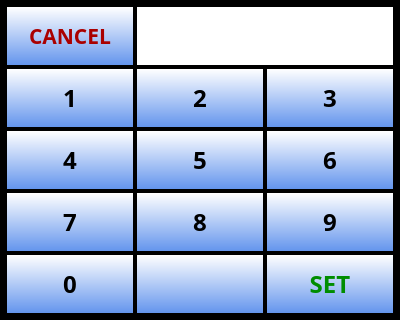
<?xml version="1.0" encoding="UTF-8"?>
<ui version="4.0">
 <class>Keypad</class>
 <widget class="QDialog" name="Keypad">
  <property name="geometry">
   <rect>
    <x>0</x>
    <y>0</y>
    <width>400</width>
    <height>320</height>
   </rect>
  </property>
  <property name="sizePolicy">
   <sizepolicy hsizetype="Fixed" vsizetype="Fixed">
    <horstretch>0</horstretch>
    <verstretch>0</verstretch>
   </sizepolicy>
  </property>
  <property name="minimumSize">
   <size>
    <width>400</width>
    <height>320</height>
   </size>
  </property>
  <property name="maximumSize">
   <size>
    <width>400</width>
    <height>320</height>
   </size>
  </property>
  <property name="palette">
   <palette>
    <active>
     <colorrole role="Base">
      <brush brushstyle="SolidPattern">
       <color alpha="255">
        <red>255</red>
        <green>255</green>
        <blue>255</blue>
       </color>
      </brush>
     </colorrole>
     <colorrole role="Window">
      <brush brushstyle="SolidPattern">
       <color alpha="255">
        <red>0</red>
        <green>0</green>
        <blue>0</blue>
       </color>
      </brush>
     </colorrole>
    </active>
    <inactive>
     <colorrole role="Base">
      <brush brushstyle="SolidPattern">
       <color alpha="255">
        <red>255</red>
        <green>255</green>
        <blue>255</blue>
       </color>
      </brush>
     </colorrole>
     <colorrole role="Window">
      <brush brushstyle="SolidPattern">
       <color alpha="255">
        <red>0</red>
        <green>0</green>
        <blue>0</blue>
       </color>
      </brush>
     </colorrole>
    </inactive>
    <disabled>
     <colorrole role="Base">
      <brush brushstyle="SolidPattern">
       <color alpha="255">
        <red>0</red>
        <green>0</green>
        <blue>0</blue>
       </color>
      </brush>
     </colorrole>
     <colorrole role="Window">
      <brush brushstyle="SolidPattern">
       <color alpha="255">
        <red>0</red>
        <green>0</green>
        <blue>0</blue>
       </color>
      </brush>
     </colorrole>
    </disabled>
   </palette>
  </property>
  <property name="font">
   <font>
    <family>Piboto</family>
    <pointsize>18</pointsize>
    <weight>75</weight>
    <bold>true</bold>
   </font>
  </property>
  <property name="windowTitle">
   <string>Form</string>
  </property>
  <property name="styleSheet">
   <string notr="true">QPushButton { border: none; background-color: qlineargradient( x1:0, y1:0, x2:0, y2:1, stop: 0 white, stop:1 CornflowerBlue ); margin: 2px; }
QPushButton::pressed { border: none; background-color: qlineargradient( x1:0, y1:0, x2:0, y2:1, stop: 0 white, stop:1 gray ); margin: 2px; }</string>
  </property>
  <layout class="QGridLayout" name="gridLayout">
   <property name="leftMargin">
    <number>5</number>
   </property>
   <property name="topMargin">
    <number>5</number>
   </property>
   <property name="rightMargin">
    <number>5</number>
   </property>
   <property name="bottomMargin">
    <number>5</number>
   </property>
   <property name="spacing">
    <number>0</number>
   </property>
   <item row="5" column="1">
    <widget class="QPushButton" name="m_pBack">
     <property name="sizePolicy">
      <sizepolicy hsizetype="MinimumExpanding" vsizetype="MinimumExpanding">
       <horstretch>0</horstretch>
       <verstretch>0</verstretch>
      </sizepolicy>
     </property>
     <property name="font">
      <font>
       <family>Piboto</family>
       <pointsize>18</pointsize>
       <weight>75</weight>
       <bold>true</bold>
      </font>
     </property>
     <property name="icon">
      <iconset resource="../AHRSResources.qrc">
       <normaloff>:/icons/resources/Backspace.png</normaloff>:/icons/resources/Backspace.png</iconset>
     </property>
     <property name="iconSize">
      <size>
       <width>32</width>
       <height>32</height>
      </size>
     </property>
    </widget>
   </item>
   <item row="4" column="0">
    <widget class="QPushButton" name="m_p7">
     <property name="sizePolicy">
      <sizepolicy hsizetype="MinimumExpanding" vsizetype="MinimumExpanding">
       <horstretch>0</horstretch>
       <verstretch>0</verstretch>
      </sizepolicy>
     </property>
     <property name="font">
      <font>
       <family>Piboto</family>
       <pointsize>18</pointsize>
       <weight>75</weight>
       <bold>true</bold>
      </font>
     </property>
     <property name="text">
      <string>7</string>
     </property>
     <property name="iconSize">
      <size>
       <width>32</width>
       <height>32</height>
      </size>
     </property>
    </widget>
   </item>
   <item row="3" column="2">
    <widget class="QPushButton" name="m_p6">
     <property name="sizePolicy">
      <sizepolicy hsizetype="MinimumExpanding" vsizetype="MinimumExpanding">
       <horstretch>0</horstretch>
       <verstretch>0</verstretch>
      </sizepolicy>
     </property>
     <property name="font">
      <font>
       <family>Piboto</family>
       <pointsize>18</pointsize>
       <weight>75</weight>
       <bold>true</bold>
      </font>
     </property>
     <property name="text">
      <string>6</string>
     </property>
     <property name="iconSize">
      <size>
       <width>32</width>
       <height>32</height>
      </size>
     </property>
    </widget>
   </item>
   <item row="4" column="1">
    <widget class="QPushButton" name="m_p8">
     <property name="sizePolicy">
      <sizepolicy hsizetype="MinimumExpanding" vsizetype="MinimumExpanding">
       <horstretch>0</horstretch>
       <verstretch>0</verstretch>
      </sizepolicy>
     </property>
     <property name="font">
      <font>
       <family>Piboto</family>
       <pointsize>18</pointsize>
       <weight>75</weight>
       <bold>true</bold>
      </font>
     </property>
     <property name="text">
      <string>8</string>
     </property>
     <property name="iconSize">
      <size>
       <width>32</width>
       <height>32</height>
      </size>
     </property>
    </widget>
   </item>
   <item row="5" column="0">
    <widget class="QPushButton" name="m_p0">
     <property name="sizePolicy">
      <sizepolicy hsizetype="MinimumExpanding" vsizetype="MinimumExpanding">
       <horstretch>0</horstretch>
       <verstretch>0</verstretch>
      </sizepolicy>
     </property>
     <property name="font">
      <font>
       <family>Piboto</family>
       <pointsize>18</pointsize>
       <weight>75</weight>
       <bold>true</bold>
      </font>
     </property>
     <property name="text">
      <string>0</string>
     </property>
     <property name="iconSize">
      <size>
       <width>32</width>
       <height>32</height>
      </size>
     </property>
    </widget>
   </item>
   <item row="2" column="0">
    <widget class="QPushButton" name="m_p1">
     <property name="sizePolicy">
      <sizepolicy hsizetype="MinimumExpanding" vsizetype="MinimumExpanding">
       <horstretch>0</horstretch>
       <verstretch>0</verstretch>
      </sizepolicy>
     </property>
     <property name="font">
      <font>
       <family>Piboto</family>
       <pointsize>18</pointsize>
       <weight>75</weight>
       <bold>true</bold>
      </font>
     </property>
     <property name="autoFillBackground">
      <bool>false</bool>
     </property>
     <property name="text">
      <string>1</string>
     </property>
     <property name="iconSize">
      <size>
       <width>32</width>
       <height>32</height>
      </size>
     </property>
     <property name="flat">
      <bool>false</bool>
     </property>
    </widget>
   </item>
   <item row="4" column="2">
    <widget class="QPushButton" name="m_p9">
     <property name="sizePolicy">
      <sizepolicy hsizetype="MinimumExpanding" vsizetype="MinimumExpanding">
       <horstretch>0</horstretch>
       <verstretch>0</verstretch>
      </sizepolicy>
     </property>
     <property name="font">
      <font>
       <family>Piboto</family>
       <pointsize>18</pointsize>
       <weight>75</weight>
       <bold>true</bold>
      </font>
     </property>
     <property name="autoFillBackground">
      <bool>false</bool>
     </property>
     <property name="text">
      <string>9</string>
     </property>
     <property name="iconSize">
      <size>
       <width>32</width>
       <height>32</height>
      </size>
     </property>
     <property name="flat">
      <bool>false</bool>
     </property>
    </widget>
   </item>
   <item row="2" column="2">
    <widget class="QPushButton" name="m_p3">
     <property name="sizePolicy">
      <sizepolicy hsizetype="MinimumExpanding" vsizetype="MinimumExpanding">
       <horstretch>0</horstretch>
       <verstretch>0</verstretch>
      </sizepolicy>
     </property>
     <property name="font">
      <font>
       <family>Piboto</family>
       <pointsize>18</pointsize>
       <weight>75</weight>
       <bold>true</bold>
      </font>
     </property>
     <property name="text">
      <string>3</string>
     </property>
     <property name="iconSize">
      <size>
       <width>32</width>
       <height>32</height>
      </size>
     </property>
    </widget>
   </item>
   <item row="3" column="0">
    <widget class="QPushButton" name="m_p4">
     <property name="sizePolicy">
      <sizepolicy hsizetype="MinimumExpanding" vsizetype="MinimumExpanding">
       <horstretch>0</horstretch>
       <verstretch>0</verstretch>
      </sizepolicy>
     </property>
     <property name="font">
      <font>
       <family>Piboto</family>
       <pointsize>18</pointsize>
       <weight>75</weight>
       <bold>true</bold>
      </font>
     </property>
     <property name="autoFillBackground">
      <bool>false</bool>
     </property>
     <property name="text">
      <string>4</string>
     </property>
     <property name="iconSize">
      <size>
       <width>32</width>
       <height>32</height>
      </size>
     </property>
     <property name="flat">
      <bool>false</bool>
     </property>
    </widget>
   </item>
   <item row="3" column="1">
    <widget class="QPushButton" name="m_p5">
     <property name="sizePolicy">
      <sizepolicy hsizetype="MinimumExpanding" vsizetype="MinimumExpanding">
       <horstretch>0</horstretch>
       <verstretch>0</verstretch>
      </sizepolicy>
     </property>
     <property name="font">
      <font>
       <family>Piboto</family>
       <pointsize>18</pointsize>
       <weight>75</weight>
       <bold>true</bold>
      </font>
     </property>
     <property name="text">
      <string>5</string>
     </property>
     <property name="iconSize">
      <size>
       <width>32</width>
       <height>32</height>
      </size>
     </property>
    </widget>
   </item>
   <item row="5" column="2">
    <widget class="QPushButton" name="m_pSet">
     <property name="sizePolicy">
      <sizepolicy hsizetype="MinimumExpanding" vsizetype="MinimumExpanding">
       <horstretch>0</horstretch>
       <verstretch>0</verstretch>
      </sizepolicy>
     </property>
     <property name="palette">
      <palette>
       <active>
        <colorrole role="Button">
         <brush brushstyle="LinearGradientPattern">
          <gradient startx="0.000000000000000" starty="0.000000000000000" endx="0.000000000000000" endy="1.000000000000000" type="LinearGradient" spread="PadSpread" coordinatemode="ObjectBoundingMode">
           <gradientstop position="0.000000000000000">
            <color alpha="255">
             <red>255</red>
             <green>255</green>
             <blue>255</blue>
            </color>
           </gradientstop>
           <gradientstop position="1.000000000000000">
            <color alpha="255">
             <red>100</red>
             <green>149</green>
             <blue>237</blue>
            </color>
           </gradientstop>
          </gradient>
         </brush>
        </colorrole>
        <colorrole role="ButtonText">
         <brush brushstyle="SolidPattern">
          <color alpha="255">
           <red>0</red>
           <green>141</green>
           <blue>0</blue>
          </color>
         </brush>
        </colorrole>
        <colorrole role="Base">
         <brush brushstyle="LinearGradientPattern">
          <gradient startx="0.000000000000000" starty="0.000000000000000" endx="0.000000000000000" endy="1.000000000000000" type="LinearGradient" spread="PadSpread" coordinatemode="ObjectBoundingMode">
           <gradientstop position="0.000000000000000">
            <color alpha="255">
             <red>255</red>
             <green>255</green>
             <blue>255</blue>
            </color>
           </gradientstop>
           <gradientstop position="1.000000000000000">
            <color alpha="255">
             <red>100</red>
             <green>149</green>
             <blue>237</blue>
            </color>
           </gradientstop>
          </gradient>
         </brush>
        </colorrole>
        <colorrole role="Window">
         <brush brushstyle="LinearGradientPattern">
          <gradient startx="0.000000000000000" starty="0.000000000000000" endx="0.000000000000000" endy="1.000000000000000" type="LinearGradient" spread="PadSpread" coordinatemode="ObjectBoundingMode">
           <gradientstop position="0.000000000000000">
            <color alpha="255">
             <red>255</red>
             <green>255</green>
             <blue>255</blue>
            </color>
           </gradientstop>
           <gradientstop position="1.000000000000000">
            <color alpha="255">
             <red>100</red>
             <green>149</green>
             <blue>237</blue>
            </color>
           </gradientstop>
          </gradient>
         </brush>
        </colorrole>
       </active>
       <inactive>
        <colorrole role="Button">
         <brush brushstyle="LinearGradientPattern">
          <gradient startx="0.000000000000000" starty="0.000000000000000" endx="0.000000000000000" endy="1.000000000000000" type="LinearGradient" spread="PadSpread" coordinatemode="ObjectBoundingMode">
           <gradientstop position="0.000000000000000">
            <color alpha="255">
             <red>255</red>
             <green>255</green>
             <blue>255</blue>
            </color>
           </gradientstop>
           <gradientstop position="1.000000000000000">
            <color alpha="255">
             <red>100</red>
             <green>149</green>
             <blue>237</blue>
            </color>
           </gradientstop>
          </gradient>
         </brush>
        </colorrole>
        <colorrole role="ButtonText">
         <brush brushstyle="SolidPattern">
          <color alpha="255">
           <red>0</red>
           <green>141</green>
           <blue>0</blue>
          </color>
         </brush>
        </colorrole>
        <colorrole role="Base">
         <brush brushstyle="LinearGradientPattern">
          <gradient startx="0.000000000000000" starty="0.000000000000000" endx="0.000000000000000" endy="1.000000000000000" type="LinearGradient" spread="PadSpread" coordinatemode="ObjectBoundingMode">
           <gradientstop position="0.000000000000000">
            <color alpha="255">
             <red>255</red>
             <green>255</green>
             <blue>255</blue>
            </color>
           </gradientstop>
           <gradientstop position="1.000000000000000">
            <color alpha="255">
             <red>100</red>
             <green>149</green>
             <blue>237</blue>
            </color>
           </gradientstop>
          </gradient>
         </brush>
        </colorrole>
        <colorrole role="Window">
         <brush brushstyle="LinearGradientPattern">
          <gradient startx="0.000000000000000" starty="0.000000000000000" endx="0.000000000000000" endy="1.000000000000000" type="LinearGradient" spread="PadSpread" coordinatemode="ObjectBoundingMode">
           <gradientstop position="0.000000000000000">
            <color alpha="255">
             <red>255</red>
             <green>255</green>
             <blue>255</blue>
            </color>
           </gradientstop>
           <gradientstop position="1.000000000000000">
            <color alpha="255">
             <red>100</red>
             <green>149</green>
             <blue>237</blue>
            </color>
           </gradientstop>
          </gradient>
         </brush>
        </colorrole>
       </inactive>
       <disabled>
        <colorrole role="Button">
         <brush brushstyle="LinearGradientPattern">
          <gradient startx="0.000000000000000" starty="0.000000000000000" endx="0.000000000000000" endy="1.000000000000000" type="LinearGradient" spread="PadSpread" coordinatemode="ObjectBoundingMode">
           <gradientstop position="0.000000000000000">
            <color alpha="255">
             <red>255</red>
             <green>255</green>
             <blue>255</blue>
            </color>
           </gradientstop>
           <gradientstop position="1.000000000000000">
            <color alpha="255">
             <red>100</red>
             <green>149</green>
             <blue>237</blue>
            </color>
           </gradientstop>
          </gradient>
         </brush>
        </colorrole>
        <colorrole role="ButtonText">
         <brush brushstyle="SolidPattern">
          <color alpha="255">
           <red>120</red>
           <green>120</green>
           <blue>120</blue>
          </color>
         </brush>
        </colorrole>
        <colorrole role="Base">
         <brush brushstyle="LinearGradientPattern">
          <gradient startx="0.000000000000000" starty="0.000000000000000" endx="0.000000000000000" endy="1.000000000000000" type="LinearGradient" spread="PadSpread" coordinatemode="ObjectBoundingMode">
           <gradientstop position="0.000000000000000">
            <color alpha="255">
             <red>255</red>
             <green>255</green>
             <blue>255</blue>
            </color>
           </gradientstop>
           <gradientstop position="1.000000000000000">
            <color alpha="255">
             <red>100</red>
             <green>149</green>
             <blue>237</blue>
            </color>
           </gradientstop>
          </gradient>
         </brush>
        </colorrole>
        <colorrole role="Window">
         <brush brushstyle="LinearGradientPattern">
          <gradient startx="0.000000000000000" starty="0.000000000000000" endx="0.000000000000000" endy="1.000000000000000" type="LinearGradient" spread="PadSpread" coordinatemode="ObjectBoundingMode">
           <gradientstop position="0.000000000000000">
            <color alpha="255">
             <red>255</red>
             <green>255</green>
             <blue>255</blue>
            </color>
           </gradientstop>
           <gradientstop position="1.000000000000000">
            <color alpha="255">
             <red>100</red>
             <green>149</green>
             <blue>237</blue>
            </color>
           </gradientstop>
          </gradient>
         </brush>
        </colorrole>
       </disabled>
      </palette>
     </property>
     <property name="font">
      <font>
       <family>Piboto</family>
       <pointsize>18</pointsize>
       <weight>75</weight>
       <bold>true</bold>
      </font>
     </property>
     <property name="text">
      <string>SET</string>
     </property>
     <property name="iconSize">
      <size>
       <width>32</width>
       <height>32</height>
      </size>
     </property>
    </widget>
   </item>
   <item row="2" column="1">
    <widget class="QPushButton" name="m_p2">
     <property name="sizePolicy">
      <sizepolicy hsizetype="MinimumExpanding" vsizetype="MinimumExpanding">
       <horstretch>0</horstretch>
       <verstretch>0</verstretch>
      </sizepolicy>
     </property>
     <property name="font">
      <font>
       <family>Piboto</family>
       <pointsize>18</pointsize>
       <weight>75</weight>
       <bold>true</bold>
      </font>
     </property>
     <property name="text">
      <string>2</string>
     </property>
     <property name="iconSize">
      <size>
       <width>32</width>
       <height>32</height>
      </size>
     </property>
    </widget>
   </item>
   <item row="1" column="0">
    <widget class="QPushButton" name="m_pClear">
     <property name="sizePolicy">
      <sizepolicy hsizetype="MinimumExpanding" vsizetype="MinimumExpanding">
       <horstretch>0</horstretch>
       <verstretch>0</verstretch>
      </sizepolicy>
     </property>
     <property name="palette">
      <palette>
       <active>
        <colorrole role="Button">
         <brush brushstyle="LinearGradientPattern">
          <gradient startx="0.000000000000000" starty="0.000000000000000" endx="0.000000000000000" endy="1.000000000000000" type="LinearGradient" spread="PadSpread" coordinatemode="ObjectBoundingMode">
           <gradientstop position="0.000000000000000">
            <color alpha="255">
             <red>255</red>
             <green>255</green>
             <blue>255</blue>
            </color>
           </gradientstop>
           <gradientstop position="1.000000000000000">
            <color alpha="255">
             <red>100</red>
             <green>149</green>
             <blue>237</blue>
            </color>
           </gradientstop>
          </gradient>
         </brush>
        </colorrole>
        <colorrole role="ButtonText">
         <brush brushstyle="SolidPattern">
          <color alpha="255">
           <red>170</red>
           <green>0</green>
           <blue>0</blue>
          </color>
         </brush>
        </colorrole>
        <colorrole role="Base">
         <brush brushstyle="LinearGradientPattern">
          <gradient startx="0.000000000000000" starty="0.000000000000000" endx="0.000000000000000" endy="1.000000000000000" type="LinearGradient" spread="PadSpread" coordinatemode="ObjectBoundingMode">
           <gradientstop position="0.000000000000000">
            <color alpha="255">
             <red>255</red>
             <green>255</green>
             <blue>255</blue>
            </color>
           </gradientstop>
           <gradientstop position="1.000000000000000">
            <color alpha="255">
             <red>100</red>
             <green>149</green>
             <blue>237</blue>
            </color>
           </gradientstop>
          </gradient>
         </brush>
        </colorrole>
        <colorrole role="Window">
         <brush brushstyle="LinearGradientPattern">
          <gradient startx="0.000000000000000" starty="0.000000000000000" endx="0.000000000000000" endy="1.000000000000000" type="LinearGradient" spread="PadSpread" coordinatemode="ObjectBoundingMode">
           <gradientstop position="0.000000000000000">
            <color alpha="255">
             <red>255</red>
             <green>255</green>
             <blue>255</blue>
            </color>
           </gradientstop>
           <gradientstop position="1.000000000000000">
            <color alpha="255">
             <red>100</red>
             <green>149</green>
             <blue>237</blue>
            </color>
           </gradientstop>
          </gradient>
         </brush>
        </colorrole>
       </active>
       <inactive>
        <colorrole role="Button">
         <brush brushstyle="LinearGradientPattern">
          <gradient startx="0.000000000000000" starty="0.000000000000000" endx="0.000000000000000" endy="1.000000000000000" type="LinearGradient" spread="PadSpread" coordinatemode="ObjectBoundingMode">
           <gradientstop position="0.000000000000000">
            <color alpha="255">
             <red>255</red>
             <green>255</green>
             <blue>255</blue>
            </color>
           </gradientstop>
           <gradientstop position="1.000000000000000">
            <color alpha="255">
             <red>100</red>
             <green>149</green>
             <blue>237</blue>
            </color>
           </gradientstop>
          </gradient>
         </brush>
        </colorrole>
        <colorrole role="ButtonText">
         <brush brushstyle="SolidPattern">
          <color alpha="255">
           <red>170</red>
           <green>0</green>
           <blue>0</blue>
          </color>
         </brush>
        </colorrole>
        <colorrole role="Base">
         <brush brushstyle="LinearGradientPattern">
          <gradient startx="0.000000000000000" starty="0.000000000000000" endx="0.000000000000000" endy="1.000000000000000" type="LinearGradient" spread="PadSpread" coordinatemode="ObjectBoundingMode">
           <gradientstop position="0.000000000000000">
            <color alpha="255">
             <red>255</red>
             <green>255</green>
             <blue>255</blue>
            </color>
           </gradientstop>
           <gradientstop position="1.000000000000000">
            <color alpha="255">
             <red>100</red>
             <green>149</green>
             <blue>237</blue>
            </color>
           </gradientstop>
          </gradient>
         </brush>
        </colorrole>
        <colorrole role="Window">
         <brush brushstyle="LinearGradientPattern">
          <gradient startx="0.000000000000000" starty="0.000000000000000" endx="0.000000000000000" endy="1.000000000000000" type="LinearGradient" spread="PadSpread" coordinatemode="ObjectBoundingMode">
           <gradientstop position="0.000000000000000">
            <color alpha="255">
             <red>255</red>
             <green>255</green>
             <blue>255</blue>
            </color>
           </gradientstop>
           <gradientstop position="1.000000000000000">
            <color alpha="255">
             <red>100</red>
             <green>149</green>
             <blue>237</blue>
            </color>
           </gradientstop>
          </gradient>
         </brush>
        </colorrole>
       </inactive>
       <disabled>
        <colorrole role="Button">
         <brush brushstyle="LinearGradientPattern">
          <gradient startx="0.000000000000000" starty="0.000000000000000" endx="0.000000000000000" endy="1.000000000000000" type="LinearGradient" spread="PadSpread" coordinatemode="ObjectBoundingMode">
           <gradientstop position="0.000000000000000">
            <color alpha="255">
             <red>255</red>
             <green>255</green>
             <blue>255</blue>
            </color>
           </gradientstop>
           <gradientstop position="1.000000000000000">
            <color alpha="255">
             <red>100</red>
             <green>149</green>
             <blue>237</blue>
            </color>
           </gradientstop>
          </gradient>
         </brush>
        </colorrole>
        <colorrole role="ButtonText">
         <brush brushstyle="SolidPattern">
          <color alpha="255">
           <red>120</red>
           <green>120</green>
           <blue>120</blue>
          </color>
         </brush>
        </colorrole>
        <colorrole role="Base">
         <brush brushstyle="LinearGradientPattern">
          <gradient startx="0.000000000000000" starty="0.000000000000000" endx="0.000000000000000" endy="1.000000000000000" type="LinearGradient" spread="PadSpread" coordinatemode="ObjectBoundingMode">
           <gradientstop position="0.000000000000000">
            <color alpha="255">
             <red>255</red>
             <green>255</green>
             <blue>255</blue>
            </color>
           </gradientstop>
           <gradientstop position="1.000000000000000">
            <color alpha="255">
             <red>100</red>
             <green>149</green>
             <blue>237</blue>
            </color>
           </gradientstop>
          </gradient>
         </brush>
        </colorrole>
        <colorrole role="Window">
         <brush brushstyle="LinearGradientPattern">
          <gradient startx="0.000000000000000" starty="0.000000000000000" endx="0.000000000000000" endy="1.000000000000000" type="LinearGradient" spread="PadSpread" coordinatemode="ObjectBoundingMode">
           <gradientstop position="0.000000000000000">
            <color alpha="255">
             <red>255</red>
             <green>255</green>
             <blue>255</blue>
            </color>
           </gradientstop>
           <gradientstop position="1.000000000000000">
            <color alpha="255">
             <red>100</red>
             <green>149</green>
             <blue>237</blue>
            </color>
           </gradientstop>
          </gradient>
         </brush>
        </colorrole>
       </disabled>
      </palette>
     </property>
     <property name="font">
      <font>
       <family>Piboto</family>
       <pointsize>16</pointsize>
       <weight>75</weight>
       <bold>true</bold>
      </font>
     </property>
     <property name="autoFillBackground">
      <bool>false</bool>
     </property>
     <property name="text">
      <string>CANCEL</string>
     </property>
     <property name="iconSize">
      <size>
       <width>32</width>
       <height>32</height>
      </size>
     </property>
     <property name="flat">
      <bool>false</bool>
     </property>
    </widget>
   </item>
   <item row="1" column="1" colspan="2">
    <widget class="QLabel" name="m_pValueLabel">
     <property name="sizePolicy">
      <sizepolicy hsizetype="MinimumExpanding" vsizetype="MinimumExpanding">
       <horstretch>0</horstretch>
       <verstretch>0</verstretch>
      </sizepolicy>
     </property>
     <property name="palette">
      <palette>
       <active>
        <colorrole role="Base">
         <brush brushstyle="SolidPattern">
          <color alpha="255">
           <red>255</red>
           <green>255</green>
           <blue>255</blue>
          </color>
         </brush>
        </colorrole>
        <colorrole role="Window">
         <brush brushstyle="SolidPattern">
          <color alpha="255">
           <red>255</red>
           <green>255</green>
           <blue>255</blue>
          </color>
         </brush>
        </colorrole>
       </active>
       <inactive>
        <colorrole role="Base">
         <brush brushstyle="SolidPattern">
          <color alpha="255">
           <red>255</red>
           <green>255</green>
           <blue>255</blue>
          </color>
         </brush>
        </colorrole>
        <colorrole role="Window">
         <brush brushstyle="SolidPattern">
          <color alpha="255">
           <red>255</red>
           <green>255</green>
           <blue>255</blue>
          </color>
         </brush>
        </colorrole>
       </inactive>
       <disabled>
        <colorrole role="Base">
         <brush brushstyle="SolidPattern">
          <color alpha="255">
           <red>255</red>
           <green>255</green>
           <blue>255</blue>
          </color>
         </brush>
        </colorrole>
        <colorrole role="Window">
         <brush brushstyle="SolidPattern">
          <color alpha="255">
           <red>255</red>
           <green>255</green>
           <blue>255</blue>
          </color>
         </brush>
        </colorrole>
       </disabled>
      </palette>
     </property>
     <property name="font">
      <font>
       <family>Piboto</family>
       <pointsize>18</pointsize>
       <weight>75</weight>
       <bold>true</bold>
      </font>
     </property>
     <property name="autoFillBackground">
      <bool>true</bool>
     </property>
     <property name="frameShape">
      <enum>QFrame::Box</enum>
     </property>
     <property name="lineWidth">
      <number>2</number>
     </property>
     <property name="alignment">
      <set>Qt::AlignCenter</set>
     </property>
    </widget>
   </item>
  </layout>
 </widget>
 <resources>
  <include location="../AHRSResources.qrc"/>
 </resources>
 <connections>
  <connection>
   <sender>m_pSet</sender>
   <signal>clicked()</signal>
   <receiver>Keypad</receiver>
   <slot>accept()</slot>
   <hints>
    <hint type="sourcelabel">
     <x>394</x>
     <y>314</y>
    </hint>
    <hint type="destinationlabel">
     <x>399</x>
     <y>319</y>
    </hint>
   </hints>
  </connection>
  <connection>
   <sender>m_pClear</sender>
   <signal>clicked()</signal>
   <receiver>Keypad</receiver>
   <slot>reject()</slot>
   <hints>
    <hint type="sourcelabel">
     <x>28</x>
     <y>21</y>
    </hint>
    <hint type="destinationlabel">
     <x>2</x>
     <y>73</y>
    </hint>
   </hints>
  </connection>
 </connections>
</ui>
